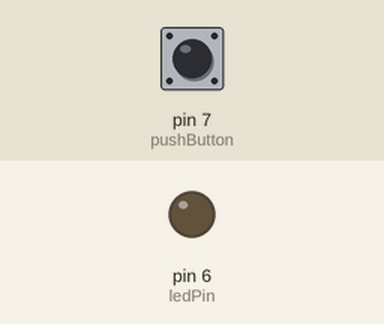
Bench run of a sketch on a simulated Arduino Uno, built with avr-gcc and run on an emulated ATmega328P. Shown: output pins drawn as LEDs (lit = HIGH). Inputs (shaded band) come from the test bench; at power-on: pin 7 (pushButton) HIGH. What the sketch prints to the serial monitor is not drawn.

Above: at 1.2 s.
1.3 s: pin 7 (pushButton) pulled LOW for 0.15 s
2.9 s: pin 7 (pushButton) pulsed LOW 5 times (0.12 s each, 0.3 s apart)
At 4.6 s:
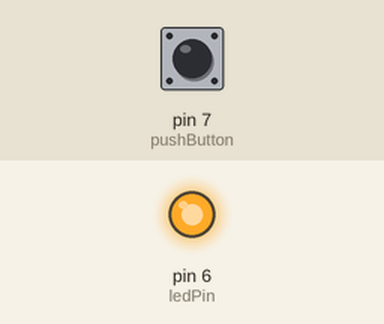
Timing chart, 0 to 6.1 s (numbered marks = the images above; inputs shaded):
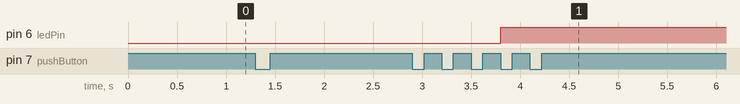

The sketch:

Nhan_5_lan_tat_mo_led.ino
```cpp
/* Nhấn 5 lần đèn sáng, nhấn nút nhấn 5 lần nữa đèn sẽ tắt */

int pushButton = 7;
int ledPin = 6;

void setup() {
  Serial.begin(115200);
  pinMode(pushButton, INPUT);
  pinMode(ledPin, OUTPUT);

}

int demSoLanNhan = 0;
bool daNhanOk = false;
int buttonState;
bool ledState = 0;

void loop() {
  buttonState = digitalRead(pushButton);

  while (buttonState == 1) {
    buttonState = digitalRead(pushButton);
    if (buttonState == 0) {
      demSoLanNhan++;
      daNhanOk = true;
    }
  }
  if (daNhanOk == true) {
    Serial.println("Đã nhấn " + String(demSoLanNhan) + " lần");
    daNhanOk = false;
  }
  if (demSoLanNhan >= 5) {
    ledState = !ledState;
    demSoLanNhan = 0;
  }
  digitalWrite(ledPin, ledState);
  delay(10);
}
```

Measured:
- after the input at 1.3 s, every drawn part: stays the same
- after the input at 2.9 s, pin 6 (ledPin): LOW → HIGH after 0.90 s
